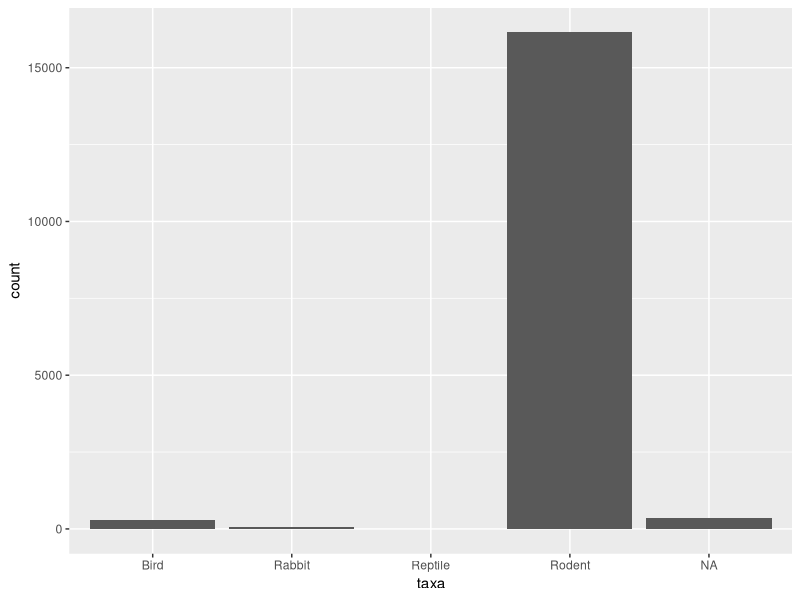
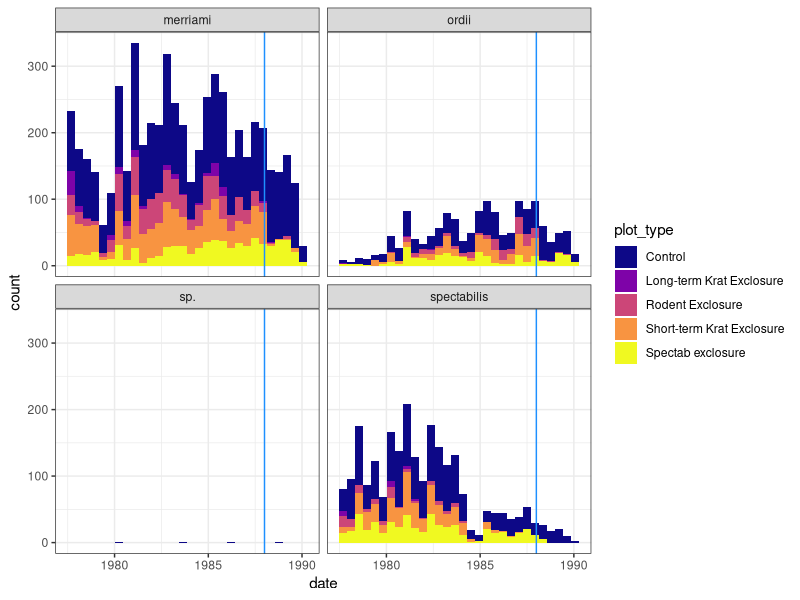
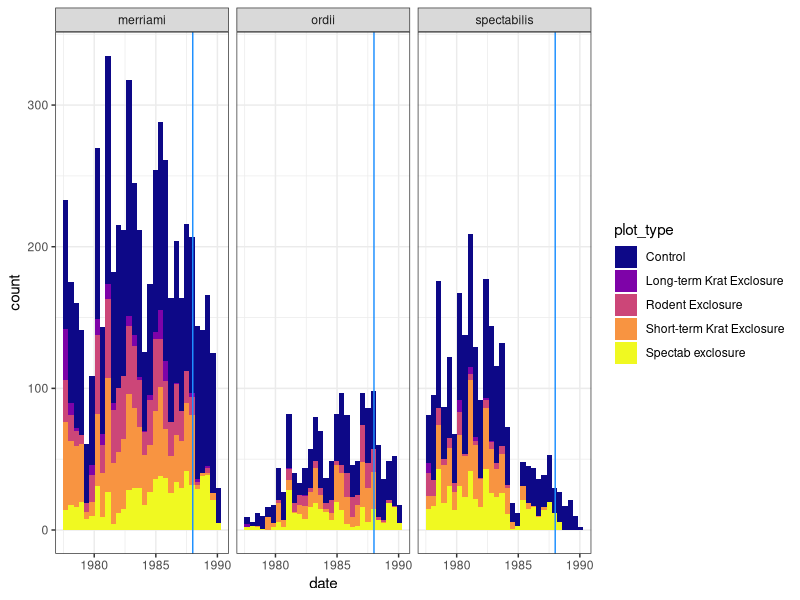
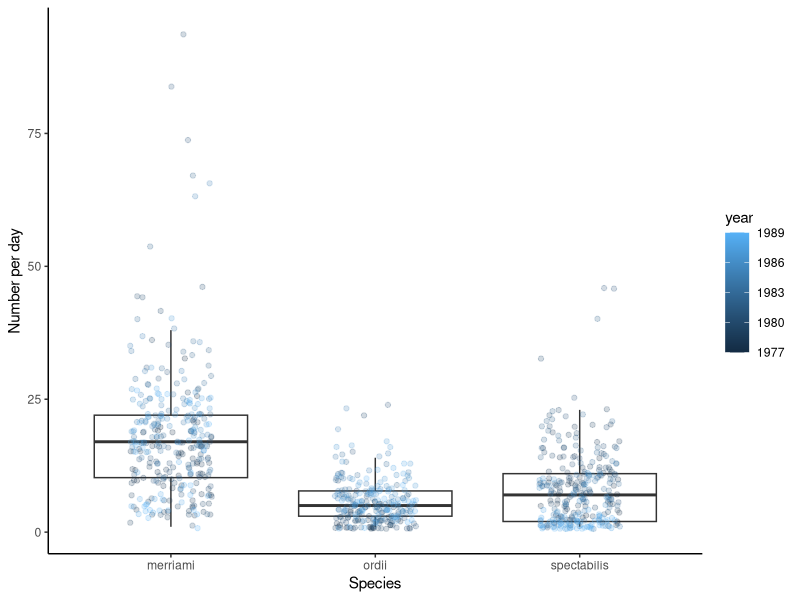
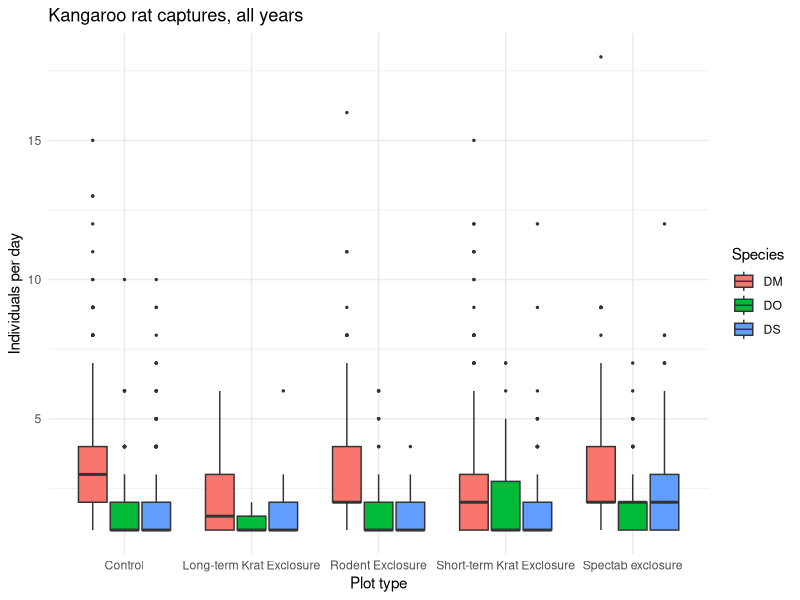
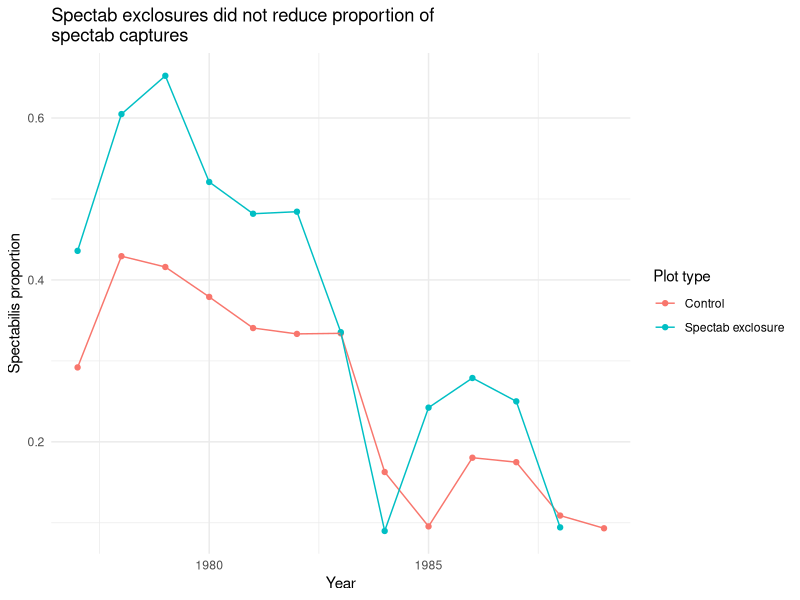

The R source for these figures, in order:
# Kangaroo rat analysis using the Portal data
# Created by: Research McResearchface
# Last updated: 2024-11-22

# Load packages to use in this script
library(readr)
library(dplyr)
library(ggplot2)
library(stringr)

# Read in the data
rodents <- read_csv("scripts/data/surveys_complete_77_89.csv")

### DATA WRANGLING ####
glimpse(rodents) # or click on the environment
str(rodents) # an alternative that does the same thing
head(rodents) # or open fully with View() or click in environment

table(rodents$taxa)

# Abundance distribution of taxa
rodents %>%
  ggplot(aes(x=taxa))+
  geom_bar()

# Examine NA values
## How do we find NAs anyway? ----
head(is.na(rodents$taxa)) # logical--tells us when an observation is an NA (T or F)

# Not very helpful. BUT
sum(is.na(rodents$taxa)) # sum considers T = 1 and F = 0

# Simplify down to just rodents
rodents <- rodents %>%
  filter(taxa == "Rodent")
glimpse(rodents)

# Just kangaroo rats because this is what we are studying
krats <- rodents %>%
  filter(genus == "Dipodomys")
dim(krats) # okay, so that's a lot smaller, great.
glimpse(krats)

# Prep for time analysis
# To examine trends over time, we'll need to create a date column
krats <- krats %>%
  mutate(date = lubridate::ymd(paste(year, month, day, sep = "-")))

# Examine differences in different time periods
krats <- krats %>%
  mutate(time_period = ifelse(year < 1988, "early", "late"))

# Check that this went through; check for NAs
table(krats$time_period, exclude = NULL) # learned how to do this earlier

### QUESTION 1: How many k-rats over time in the past? ###
# How many kangaroo rats of each species were found at the study site in past years (so you know what to expect for a sample size this year)?

# Numbers over time by plot type
krats %>%
  ggplot(aes(x = date, fill = plot_type)) +
  geom_histogram()+
  facet_wrap(~species)+
  theme_bw()+
  scale_fill_viridis_d(option = "plasma")+
  geom_vline(aes(xintercept = lubridate::ymd("1988-01-01")), col = "dodgerblue")

# Oops we gotta get rid of the unidentified k-rats
krats <- krats %>%
  filter(species != "sp.")

# Re-do the plot above
krats %>%
  ggplot(aes(x = date, fill = plot_type)) +
  geom_histogram()+
  facet_wrap(~species)+
  theme_bw()+
  scale_fill_viridis_d(option = "plasma")+
  geom_vline(aes(xintercept = lubridate::ymd("1988-01-01")), col = "dodgerblue")

# How many individuals caught per day?
krats_per_day <- krats %>%
  group_by(date, year, species) %>%
  summarize(n = n()) %>%
  group_by(species)

krats_per_day %>%
  ggplot(aes(x = species, y = n))+
  geom_boxplot(outlier.shape = NA)+
  geom_jitter(width = 0.2, alpha = 0.2, aes(col = year))+
  theme_classic()+
  ylab("Number per day")+
  xlab("Species")

#### QUESTION 2: Do the k-rat exclusion plots work? #####
# Do the k-rat exclusion plots work? (i.e. Does the abundance of each species differ by plot?)
# If the k-rat plots work, then we would expect:
# A. Fewer k-rats overall in any of the exclusion plots than in the control, with the fewest in the long-term k-rat exclusion plot
counts_per_day <- krats %>%
  group_by(year, plot_id, plot_type, month, day, species_id) %>%
  summarize(count_per_day = n())

counts_per_day %>%
  ggplot(aes(x = plot_type, y = count_per_day, fill = species_id, group = interaction(plot_type, species_id)))+
  geom_boxplot(outlier.size = 0.5)+
  theme_minimal()+
  labs(title = "Kangaroo rat captures, all years",
       x = "Plot type",
       y = "Individuals per day",
       fill = "Species")

# B. For Spectabilis-specific exclosure, we expect a lower proportion of spectabilis there than in the other plots.
control_spectab <- krats %>%
  filter(plot_type %in% c("Control", "Spectab exclosure"))

prop_spectab <- control_spectab %>%
  group_by(year, plot_type, species_id) %>%
  summarize(total_count = n(), .groups = "drop_last") %>%
  mutate(prop = total_count/sum(total_count)) %>%
  filter(species_id == "DS") # keep only spectabilis

prop_spectab %>%
  ggplot(aes(x = year, y = prop, col = plot_type))+
  geom_point()+
  geom_line()+
  theme_minimal()+
  labs(title = "Spectab exclosures did not reduce proportion of\nspectab captures",
       y = "Spectabilis proportion",
       x = "Year",
       color = "Plot type")

#### MODELING ####
counts_mod <- lm(count_per_day ~ plot_type + species_id, data = counts_per_day)
summary(counts_mod)

# with interaction term:
counts_mod_interact <- lm(count_per_day ~ plot_type*species_id, data = counts_per_day)
summary(counts_mod_interact)

summary(counts_mod)
summary(counts_mod_interact)
